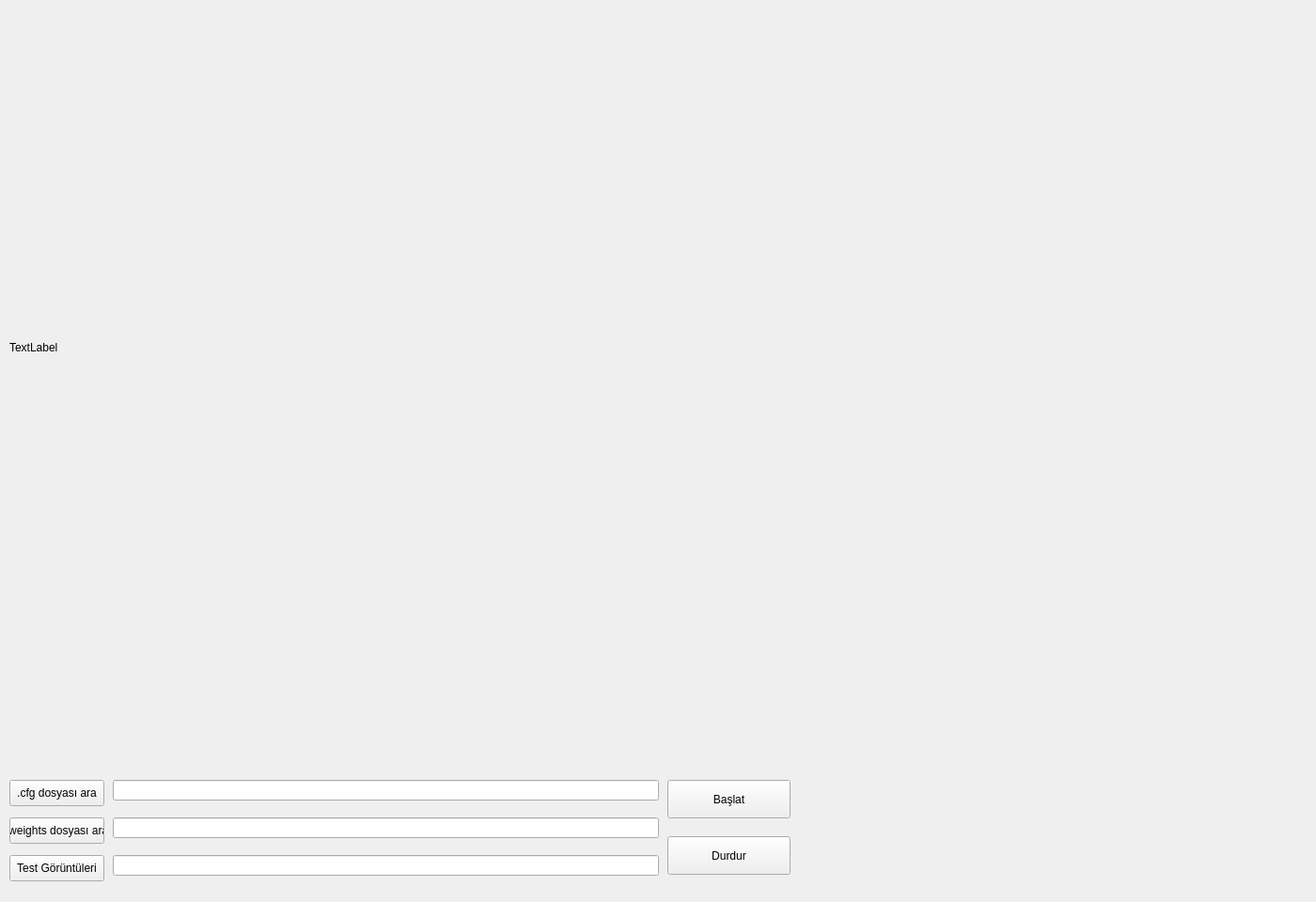
<?xml version="1.0" encoding="UTF-8"?>
<ui version="4.0">
 <class>MainWindow</class>
 <widget class="QMainWindow" name="MainWindow">
  <property name="geometry">
   <rect>
    <x>0</x>
    <y>0</y>
    <width>1400</width>
    <height>960</height>
   </rect>
  </property>
  <property name="windowTitle">
   <string>MainWindow</string>
  </property>
  <widget class="QWidget" name="centralwidget">
   <widget class="QLineEdit" name="weightline">
    <property name="geometry">
     <rect>
      <x>120</x>
      <y>870</y>
      <width>581</width>
      <height>22</height>
     </rect>
    </property>
   </widget>
   <widget class="QPushButton" name="cfgButton">
    <property name="geometry">
     <rect>
      <x>10</x>
      <y>830</y>
      <width>101</width>
      <height>28</height>
     </rect>
    </property>
    <property name="text">
     <string>.cfg dosyası ara</string>
    </property>
   </widget>
   <widget class="QPushButton" name="weightButton">
    <property name="geometry">
     <rect>
      <x>10</x>
      <y>870</y>
      <width>101</width>
      <height>28</height>
     </rect>
    </property>
    <property name="text">
     <string>.weights dosyası ara</string>
    </property>
   </widget>
   <widget class="QLineEdit" name="cfgline">
    <property name="geometry">
     <rect>
      <x>120</x>
      <y>830</y>
      <width>581</width>
      <height>22</height>
     </rect>
    </property>
   </widget>
   <widget class="QLabel" name="label">
    <property name="geometry">
     <rect>
      <x>10</x>
      <y>10</y>
      <width>1280</width>
      <height>720</height>
     </rect>
    </property>
    <property name="text">
     <string>TextLabel</string>
    </property>
   </widget>
   <widget class="QPushButton" name="imageButton">
    <property name="geometry">
     <rect>
      <x>10</x>
      <y>910</y>
      <width>101</width>
      <height>28</height>
     </rect>
    </property>
    <property name="text">
     <string>Test Görüntüleri</string>
    </property>
   </widget>
   <widget class="QLineEdit" name="imageline">
    <property name="geometry">
     <rect>
      <x>120</x>
      <y>910</y>
      <width>581</width>
      <height>22</height>
     </rect>
    </property>
   </widget>
   <widget class="QPushButton" name="startButton">
    <property name="geometry">
     <rect>
      <x>710</x>
      <y>830</y>
      <width>131</width>
      <height>41</height>
     </rect>
    </property>
    <property name="text">
     <string>Başlat</string>
    </property>
   </widget>
   <widget class="QPushButton" name="stopButton">
    <property name="geometry">
     <rect>
      <x>710</x>
      <y>890</y>
      <width>131</width>
      <height>41</height>
     </rect>
    </property>
    <property name="text">
     <string>Durdur</string>
    </property>
   </widget>
  </widget>
 </widget>
 <resources/>
 <connections/>
 <slots>
  <slot>secondfileBrowser()</slot>
  <slot>fileBrowser()</slot>
 </slots>
</ui>
